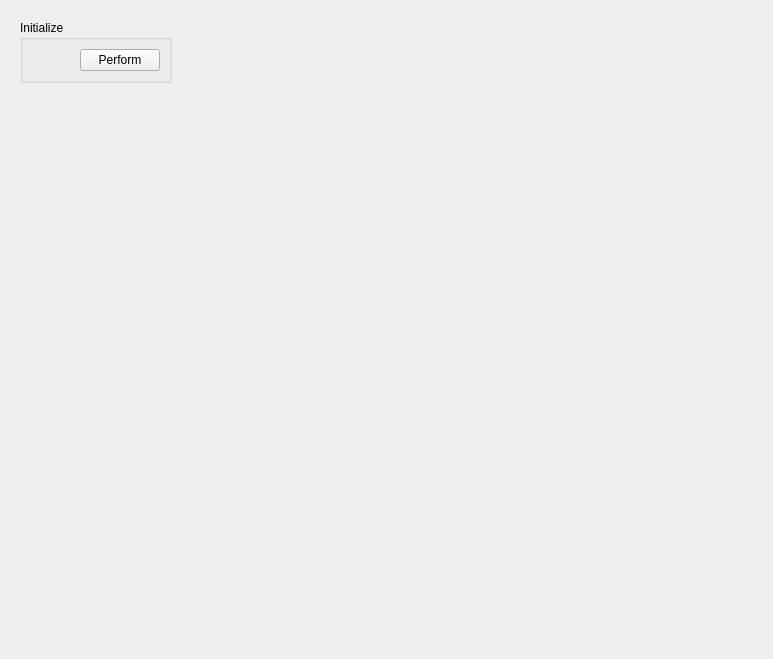
<?xml version="1.0" encoding="UTF-8"?>
<ui version="4.0">
 <class>ECVTGeneral</class>
 <widget class="QWidget" name="ECVTGeneral">
  <property name="geometry">
   <rect>
    <x>0</x>
    <y>0</y>
    <width>773</width>
    <height>659</height>
   </rect>
  </property>
  <property name="windowTitle">
   <string>Form</string>
  </property>
  <layout class="QGridLayout" name="gridLayout">
   <item row="0" column="0">
    <widget class="QStackedWidget" name="stackedWidget">
     <property name="currentIndex">
      <number>0</number>
     </property>
     <widget class="QWidget" name="page">
      <widget class="QGroupBox" name="EC4A_initialize_qgb">
       <property name="geometry">
        <rect>
         <x>9</x>
         <y>9</y>
         <width>152</width>
         <height>63</height>
        </rect>
       </property>
       <property name="title">
        <string>Initialize</string>
       </property>
       <layout class="QGridLayout" name="gridLayout_4">
        <item row="0" column="0">
         <layout class="QHBoxLayout" name="horizontalLayout">
          <item>
           <spacer name="horizontalSpacer">
            <property name="orientation">
             <enum>Qt::Horizontal</enum>
            </property>
            <property name="sizeHint" stdset="0">
             <size>
              <width>40</width>
              <height>20</height>
             </size>
            </property>
           </spacer>
          </item>
          <item>
           <widget class="SMEE::PerformButton" name="EC4A_initialize_qpb">
            <property name="text">
             <string>Perform</string>
            </property>
           </widget>
          </item>
         </layout>
        </item>
       </layout>
      </widget>
     </widget>
     <widget class="QWidget" name="page_2">
      <widget class="QGroupBox" name="EC4A_terminate_qgb">
       <property name="geometry">
        <rect>
         <x>20</x>
         <y>10</y>
         <width>143</width>
         <height>137</height>
        </rect>
       </property>
       <property name="title">
        <string>Terminate</string>
       </property>
       <layout class="QGridLayout">
        <item row="0" column="0">
         <spacer>
          <property name="orientation">
           <enum>Qt::Vertical</enum>
          </property>
          <property name="sizeHint" stdset="0">
           <size>
            <width>20</width>
            <height>72</height>
           </size>
          </property>
         </spacer>
        </item>
        <item row="1" column="0">
         <layout class="QGridLayout">
          <item row="0" column="0">
           <spacer>
            <property name="orientation">
             <enum>Qt::Horizontal</enum>
            </property>
            <property name="sizeHint" stdset="0">
             <size>
              <width>40</width>
              <height>25</height>
             </size>
            </property>
           </spacer>
          </item>
          <item row="0" column="1">
           <widget class="SMEE::PerformButton" name="EC4A_terminate_qpb">
            <property name="text">
             <string>Perform</string>
            </property>
           </widget>
          </item>
         </layout>
        </item>
       </layout>
      </widget>
     </widget>
     <widget class="QWidget" name="page_3">
      <widget class="QGroupBox" name="EC4A_update_mc_qgb">
       <property name="geometry">
        <rect>
         <x>50</x>
         <y>30</y>
         <width>143</width>
         <height>138</height>
        </rect>
       </property>
       <property name="title">
        <string>Update Machine Constants</string>
       </property>
       <layout class="QGridLayout">
        <item row="0" column="0">
         <spacer>
          <property name="orientation">
           <enum>Qt::Vertical</enum>
          </property>
          <property name="sizeHint" stdset="0">
           <size>
            <width>20</width>
            <height>73</height>
           </size>
          </property>
         </spacer>
        </item>
        <item row="1" column="0">
         <layout class="QGridLayout">
          <item row="0" column="0">
           <spacer>
            <property name="orientation">
             <enum>Qt::Horizontal</enum>
            </property>
            <property name="sizeHint" stdset="0">
             <size>
              <width>40</width>
              <height>25</height>
             </size>
            </property>
           </spacer>
          </item>
          <item row="0" column="1">
           <widget class="SMEE::PerformButton" name="EC4A_update_mc_qpb">
            <property name="text">
             <string>Perform</string>
            </property>
           </widget>
          </item>
         </layout>
        </item>
       </layout>
      </widget>
     </widget>
     <widget class="QWidget" name="page_4">
      <widget class="QGroupBox" name="EC4A_set_sim_mode_qgb">
       <property name="geometry">
        <rect>
         <x>70</x>
         <y>40</y>
         <width>251</width>
         <height>152</height>
        </rect>
       </property>
       <property name="title">
        <string>Mode</string>
       </property>
       <layout class="QGridLayout" name="gridLayout_3">
        <item row="0" column="0">
         <layout class="QHBoxLayout">
          <item>
           <widget class="QLabel" name="EC4A_set_sim_mode__sim_mode_qlb">
            <property name="text">
             <string>Sim Mode</string>
            </property>
           </widget>
          </item>
          <item>
           <spacer>
            <property name="orientation">
             <enum>Qt::Horizontal</enum>
            </property>
            <property name="sizeHint" stdset="0">
             <size>
              <width>40</width>
              <height>20</height>
             </size>
            </property>
           </spacer>
          </item>
         </layout>
        </item>
        <item row="0" column="1">
         <widget class="SMEE::ComboBox" name="EC4A_set_sim_mode__sim_mode_qcb">
          <property name="layoutDirection">
           <enum>Qt::LeftToRight</enum>
          </property>
          <property name="text" stdset="0">
           <string>ComboBox</string>
          </property>
          <item>
           <property name="text">
            <string>DISABLED</string>
           </property>
          </item>
          <item>
           <property name="text">
            <string>MODE 1</string>
           </property>
          </item>
          <item>
           <property name="text">
            <string>MODE 2</string>
           </property>
          </item>
          <item>
           <property name="text">
            <string>MODE 3</string>
           </property>
          </item>
          <item>
           <property name="text">
            <string>MODE 4</string>
           </property>
          </item>
         </widget>
        </item>
        <item row="1" column="0">
         <layout class="QHBoxLayout">
          <item>
           <widget class="QLabel" name="EC4A_set_sim_mode__trace_mode_qlb">
            <property name="text">
             <string>Trace Mode</string>
            </property>
           </widget>
          </item>
          <item>
           <spacer>
            <property name="orientation">
             <enum>Qt::Horizontal</enum>
            </property>
            <property name="sizeHint" stdset="0">
             <size>
              <width>40</width>
              <height>20</height>
             </size>
            </property>
           </spacer>
          </item>
         </layout>
        </item>
        <item row="1" column="1">
         <widget class="SMEE::ComboBox" name="EC4A_set_sim_mode__trace_mode_qcb">
          <property name="layoutDirection">
           <enum>Qt::LeftToRight</enum>
          </property>
          <property name="text" stdset="0">
           <string>ComboBox</string>
          </property>
          <item>
           <property name="text">
            <string>DISABLED</string>
           </property>
          </item>
          <item>
           <property name="text">
            <string>INT</string>
           </property>
          </item>
          <item>
           <property name="text">
            <string>EXT</string>
           </property>
          </item>
          <item>
           <property name="text">
            <string>INT_EXT</string>
           </property>
          </item>
          <item>
           <property name="text">
            <string>REAL_TIME</string>
           </property>
          </item>
          <item>
           <property name="text">
            <string>INT_REAL</string>
           </property>
          </item>
          <item>
           <property name="text">
            <string>EXT_REAL</string>
           </property>
          </item>
          <item>
           <property name="text">
            <string>INT_EXT_REAL</string>
           </property>
          </item>
         </widget>
        </item>
        <item row="2" column="0">
         <layout class="QHBoxLayout">
          <item>
           <widget class="QLabel" name="EC4A_set_sim_mode__data_mode_qlb">
            <property name="text">
             <string>Data Mode</string>
            </property>
           </widget>
          </item>
          <item>
           <spacer>
            <property name="orientation">
             <enum>Qt::Horizontal</enum>
            </property>
            <property name="sizeHint" stdset="0">
             <size>
              <width>40</width>
              <height>20</height>
             </size>
            </property>
           </spacer>
          </item>
         </layout>
        </item>
        <item row="2" column="1">
         <widget class="SMEE::ComboBox" name="EC4A_set_sim_mode__data_mode_qcb">
          <property name="layoutDirection">
           <enum>Qt::LeftToRight</enum>
          </property>
          <property name="text" stdset="0">
           <string>ComboBox</string>
          </property>
          <item>
           <property name="text">
            <string>DISABLED</string>
           </property>
          </item>
          <item>
           <property name="text">
            <string>INT_INPUT</string>
           </property>
          </item>
          <item>
           <property name="text">
            <string>INT_OUTPUT</string>
           </property>
          </item>
          <item>
           <property name="text">
            <string>INT_INOUT</string>
           </property>
          </item>
          <item>
           <property name="text">
            <string>EXT_INPUT</string>
           </property>
          </item>
          <item>
           <property name="text">
            <string>EXT_OUTPUT</string>
           </property>
          </item>
          <item>
           <property name="text">
            <string>EXT_INOUT</string>
           </property>
          </item>
          <item>
           <property name="text">
            <string>INT_EXT_INPUT</string>
           </property>
          </item>
          <item>
           <property name="text">
            <string>INT_EXT_OUTPUT</string>
           </property>
          </item>
          <item>
           <property name="text">
            <string>INT_EXT_INOUT</string>
           </property>
          </item>
         </widget>
        </item>
        <item row="3" column="0" colspan="2">
         <layout class="QGridLayout">
          <item row="0" column="0">
           <spacer>
            <property name="orientation">
             <enum>Qt::Horizontal</enum>
            </property>
            <property name="sizeHint" stdset="0">
             <size>
              <width>40</width>
              <height>25</height>
             </size>
            </property>
           </spacer>
          </item>
          <item row="0" column="1">
           <widget class="SMEE::PerformButton" name="EC4A_get_sim_mode_qpb">
            <property name="text">
             <string>Get</string>
            </property>
           </widget>
          </item>
          <item row="0" column="2">
           <widget class="SMEE::PerformButton" name="EC4A_set_sim_mode_qpb">
            <property name="text">
             <string>Set</string>
            </property>
           </widget>
          </item>
         </layout>
        </item>
       </layout>
      </widget>
     </widget>
     <widget class="QWidget" name="page_5">
      <widget class="QGroupBox" name="EC4A_get_status_qgb">
       <property name="geometry">
        <rect>
         <x>100</x>
         <y>70</y>
         <width>331</width>
         <height>96</height>
        </rect>
       </property>
       <property name="title">
        <string>Get Status</string>
       </property>
       <layout class="QGridLayout" name="gridLayout_2">
        <item row="0" column="0">
         <layout class="QHBoxLayout">
          <item>
           <widget class="QLabel" name="EC4A_get_status__status_status_qlb">
            <property name="text">
             <string>Status</string>
            </property>
           </widget>
          </item>
          <item>
           <spacer>
            <property name="orientation">
             <enum>Qt::Horizontal</enum>
            </property>
            <property name="sizeHint" stdset="0">
             <size>
              <width>40</width>
              <height>20</height>
             </size>
            </property>
           </spacer>
          </item>
          <item>
           <widget class="QLabel" name="label">
            <property name="text">
             <string>[mm]</string>
            </property>
           </widget>
          </item>
         </layout>
        </item>
        <item row="0" column="1">
         <widget class="SMEE::StatusLine" name="EC4A_get_status__status_status_qle">
          <property name="minimumSize">
           <size>
            <width>180</width>
            <height>25</height>
           </size>
          </property>
          <property name="maximumSize">
           <size>
            <width>180</width>
            <height>25</height>
           </size>
          </property>
          <property name="layoutDirection">
           <enum>Qt::LeftToRight</enum>
          </property>
          <property name="alignment">
           <set>Qt::AlignRight|Qt::AlignTrailing|Qt::AlignVCenter</set>
          </property>
         </widget>
        </item>
        <item row="1" column="0" colspan="2">
         <layout class="QGridLayout">
          <item row="0" column="0">
           <spacer>
            <property name="orientation">
             <enum>Qt::Horizontal</enum>
            </property>
            <property name="sizeHint" stdset="0">
             <size>
              <width>40</width>
              <height>25</height>
             </size>
            </property>
           </spacer>
          </item>
          <item row="0" column="1">
           <widget class="SMEE::PerformButton" name="EC4A_get_status_qpb">
            <property name="text">
             <string>Perform</string>
            </property>
           </widget>
          </item>
         </layout>
        </item>
       </layout>
      </widget>
     </widget>
    </widget>
   </item>
  </layout>
 </widget>
 <customwidgets>
  <customwidget>
   <class>SMEE::Button</class>
   <extends>QPushButton</extends>
   <header>Button.h</header>
  </customwidget>
  <customwidget>
   <class>SMEE::ComboBox</class>
   <extends>QComboBox</extends>
   <header>ComboBox.h</header>
  </customwidget>
  <customwidget>
   <class>SMEE::LineEdit</class>
   <extends>QLineEdit</extends>
   <header>LineEdit.h</header>
  </customwidget>
  <customwidget>
   <class>SMEE::PerformButton</class>
   <extends>SMEE::Button</extends>
   <header>PerformButton.h</header>
  </customwidget>
  <customwidget>
   <class>SMEE::StatusLine</class>
   <extends>SMEE::LineEdit</extends>
   <header>StatusLine.h</header>
  </customwidget>
 </customwidgets>
 <resources/>
 <connections/>
</ui>
